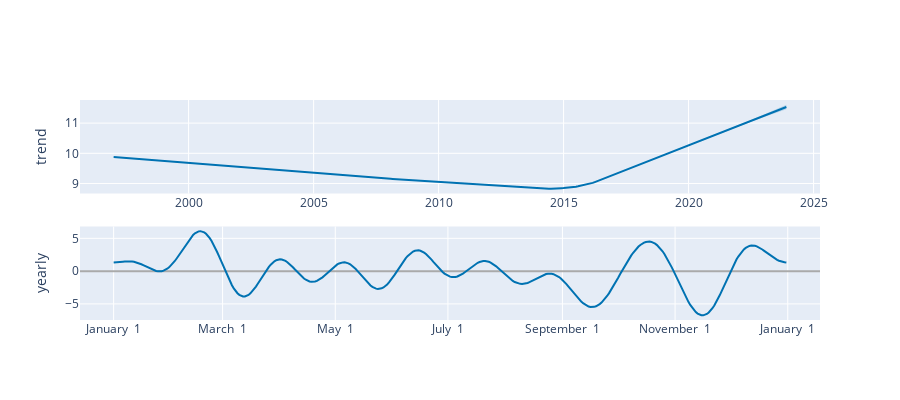

The cell this chart's notebook holds for it:
### Code cell
plot_components_plotly(m, forecast)

### Figure 1 — Plotly figure (JSON) as saved in the notebook; plotly's stock layout.template omitted (floating-point values rounded to 4 significant figures; data arrays with more than 128 entries replaced by an {"elided": "..."} marker saying what was removed)
{"data": [{"line": {"color": "#0072B2", "width": 2}, "mode": "lines", "name": "trend", "type": "scatter", "x": {"elided": "324 str values"}, "xaxis": "x", "y": {"elided": "324 float values"}, "yaxis": "y"}, {"line": {"color": "rgba(0, 114, 178, 0.2)", "width": 0}, "mode": "lines", "name": "trend_upper", "type": "scatter", "x": {"elided": "324 str values"}, "xaxis": "x", "y": {"elided": "324 float values"}, "yaxis": "y"}, {"fill": "tonexty", "fillcolor": "rgba(0, 114, 178, 0.2)", "line": {"color": "rgba(0, 114, 178, 0.2)", "width": 0}, "mode": "lines", "name": "trend_lower", "type": "scatter", "x": {"elided": "324 str values"}, "xaxis": "x", "y": {"elided": "324 float values"}, "yaxis": "y"}, {"line": {"color": "#0072B2", "width": 2}, "mode": "lines", "name": "yearly", "type": "scatter", "x": {"elided": "365 str values"}, "xaxis": "x2", "y": {"elided": "365 float values"}, "yaxis": "y2"}], "layout": {"height": 400, "showlegend": false, "width": 900, "xaxis": {"anchor": "y", "domain": [0, 1], "range": ["1995-08-28T13:12:00", "2025-04-04T10:48:00"], "type": "date"}, "xaxis2": {"anchor": "y2", "domain": [0, 1], "range": ["2016-12-13T18:54:02.958904115", "2018-01-18T11:04:57.863013581"], "tickformat": "%B %e", "type": "date"}, "yaxis": {"anchor": "x", "domain": [0.575, 1], "rangemode": "normal", "title": {"text": "trend"}, "zerolinecolor": "#AAA"}, "yaxis2": {"anchor": "x2", "domain": [0, 0.425], "title": {"text": "yearly"}, "zerolinecolor": "#AAA"}}}
